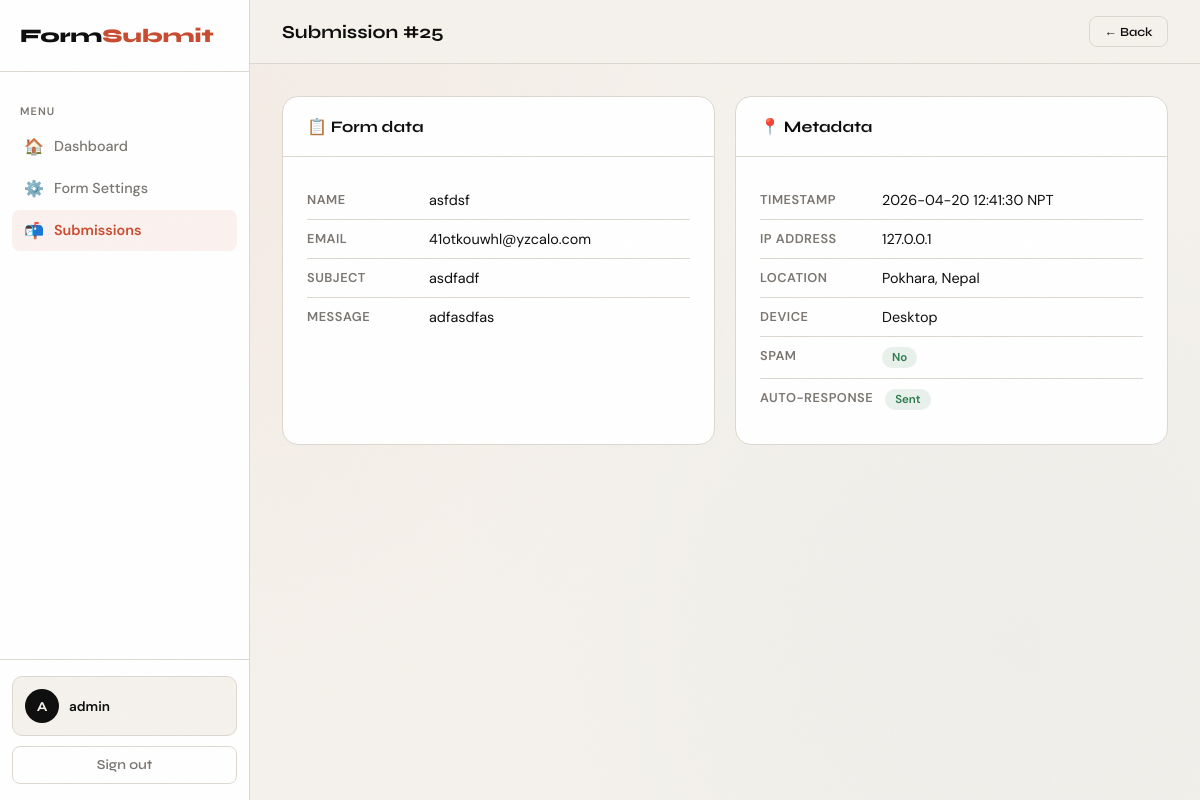
/accounts/dashboard/submissions/25/ (signed in), run on an earlier commit of the app's database.
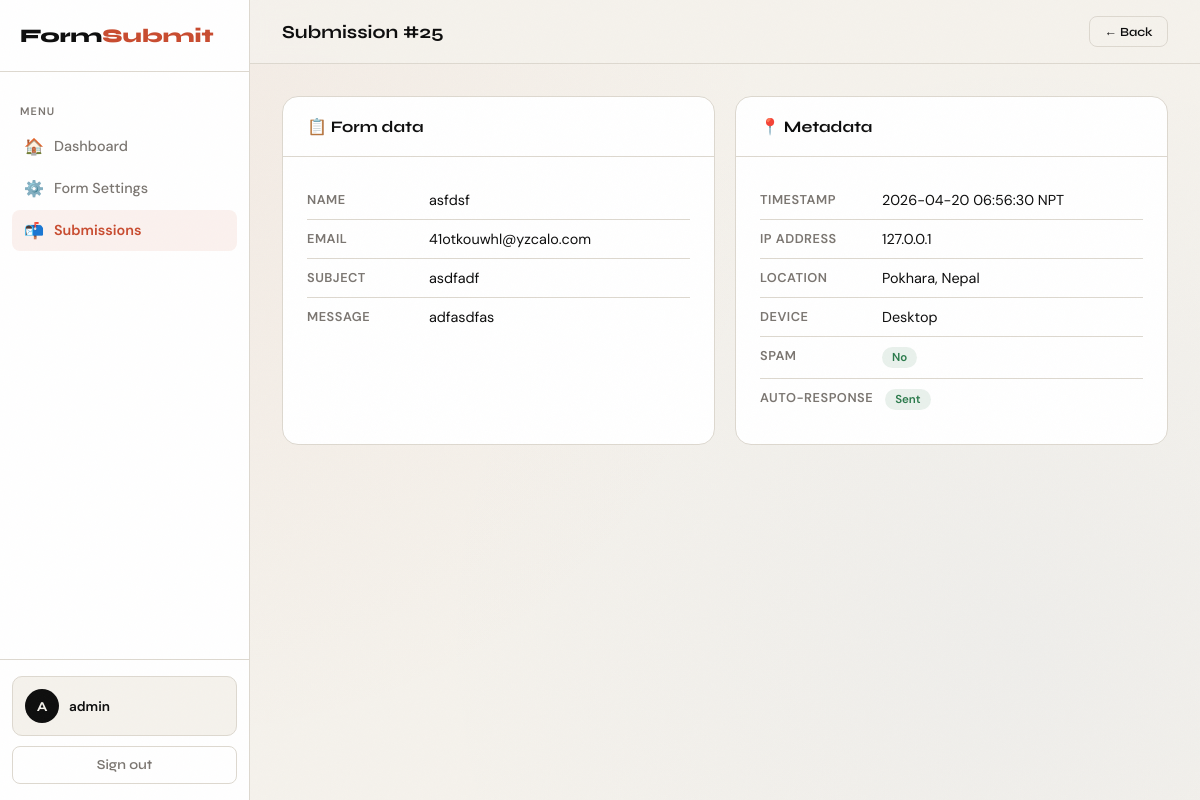
And on a later commit of the database.
### contact/models.py (models this page shows, shortened)
class ContactSubmission(models.Model):
    owner = models.ForeignKey(
        settings.AUTH_USER_MODEL,
        on_delete=models.SET_NULL,
        related_name='contact_submissions',
        blank=True,
        null=True,
    )
    name = models.CharField(max_length=200)
    email = models.EmailField()
    subject = models.CharField(max_length=300)
    message = models.TextField()
    submitted_at = models.DateTimeField(auto_now_add=True)
    ip_address = models.GenericIPAddressField(null=True, blank=True)
    user_agent = models.TextField(blank=True)
    headers = models.TextField(blank=True, default='')
    raw_headers = models.TextField(blank=True, default='')
    latitude = models.DecimalField(max_digits=9, decimal_places=6, null=True, blank=True)
    longitude = models.DecimalField(max_digits=9, decimal_places=6, null=True, blank=True)
    city = models.CharField(max_length=100, blank=True)
    country = models.CharField(max_length=100, blank=True)
    device_type = models.CharField(max_length=50, blank=True)   # mobile / tablet / desktop
    honeypot = models.CharField(max_length=100, blank=True)
    is_spam = models.BooleanField(default=False)
    email_sent = models.BooleanField(default=False)
    autoresponse_sent = models.BooleanField(default=False)
    class Meta:
        ordering = ['-submitted_at']
        verbose_name = 'Contact Submission'
        verbose_name_plural = 'Contact Submissions'

### accounts/views.py (the view)
# urls.py: path('dashboard/submissions/<int:pk>/', views.submission_detail_view, name='submission_detail'),
@login_required
def submission_detail_view(request, pk):
    config = _get_or_create_config(request.user)
    submission = get_object_or_404(
        ContactSubmission,
        pk=pk,
        owner=request.user
    )
    return render(request, 'accounts/dashboard/submission_detail.html', {
        'submission': submission,
        'config': config,
    })

### accounts/views.py (called while the page is built)
def _get_or_create_config(user):
    config, _ = UserFormConfig.objects.get_or_create(
        user=user,
        defaults={'email_to': user.email}
    )
    return config

### templates/accounts/dashboard/submission_detail.html (shortened to what this page needs)
{% extends "accounts/dashboard_base.html" %}
{% block page_title %}Submission #{{ submission.pk }}{% endblock %}
{% block nav_submissions %}active{% endblock %}
{% block topbar_actions %}
  <a href="{% url 'accounts:submissions' %}" class="btn btn-outline btn-sm">← Back</a>
{% endblock %}
{% block content %}
<div class="detail-grid">
  <div class="card">
    <div class="card-header"><h2>📋 Form data</h2></div>
    <div class="card-body">
      <div class="kv"><span class="kv-key">Name</span><span class="kv-val">{{ submission.name|default:"—" }}</span></div>
      <div class="kv"><span class="kv-key">Email</span><span class="kv-val">{{ submission.email|default:"—" }}</span></div>
      <div class="kv"><span class="kv-key">Subject</span><span class="kv-val">{{ submission.subject|default:"—" }}</span></div>
      <div class="kv"><span class="kv-key">Message</span><span class="kv-val">{{ submission.message|default:"—"|linebreaksbr }}</span></div>
    </div>
  </div>
  <div class="card">
    <div class="card-header"><h2>📍 Metadata</h2></div>
    <div class="card-body">
      <div class="kv"><span class="kv-key">Timestamp</span><span class="kv-val">{{ submission.submitted_at|date:"Y-m-d H:i:s" }} NPT </span></div>
      <div class="kv"><span class="kv-key">IP address</span><span class="kv-val">{{ submission.ip_address|default:"—" }}</span></div>
      <div class="kv"><span class="kv-key">Location</span><span class="kv-val">{{ submission.city }}{% if submission.city and submission.country %}, {% endif %}{{ submission.country|default:"—" }}</span></div>
      <div class="kv"><span class="kv-key">Device</span><span class="kv-val">{{ submission.device_type|title|default:"—" }}</span></div>
      <div class="kv"><span class="kv-key">Spam</span><span class="kv-val">{% if submission.is_spam %}<span class="badge badge-spam">Yes</span>{% else %}<span class="badge badge-ok">No</span>{% endif %}</span></div>
      <div class="kv"><span class="kv-key">Auto-response</span><span class="kv-val">{% if submission.autoresponse_sent %}<span class="badge badge-ok">Sent</span>{% else %}<span class="badge badge-pending">Not sent</span>{% endif %}</span></div>
    </div>
  </div>
</div>
{% endblock %}

What changed in the data, as far as the page shows it:
changed ContactSubmission "asfdsf": submitted_at "2026-04-20 12:41:30" → "2026-04-20 06:56:30"
